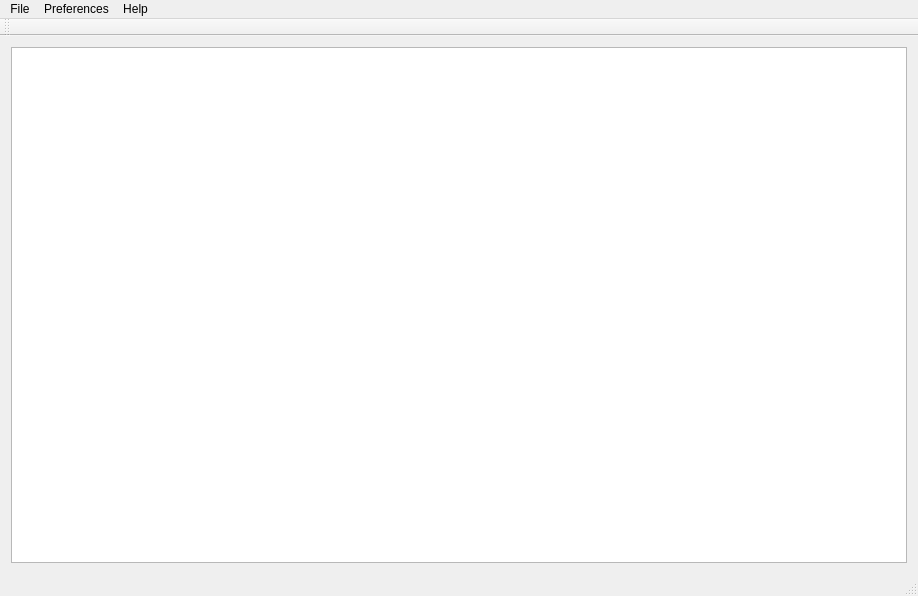
<?xml version="1.0" encoding="UTF-8"?>
<ui version="4.0">
 <class>MainWindow</class>
 <widget class="QMainWindow" name="MainWindow">
  <property name="geometry">
   <rect>
    <x>0</x>
    <y>0</y>
    <width>918</width>
    <height>596</height>
   </rect>
  </property>
  <property name="windowTitle">
   <string>MainWindow</string>
  </property>
  <widget class="QWidget" name="centralWidget">
   <layout class="QHBoxLayout" name="horizontalLayout">
    <item>
     <widget class="QGraphicsView" name="graphicsView"/>
    </item>
   </layout>
  </widget>
  <widget class="QMenuBar" name="menuBar">
   <property name="geometry">
    <rect>
     <x>0</x>
     <y>0</y>
     <width>918</width>
     <height>26</height>
    </rect>
   </property>
   <widget class="QMenu" name="menuFile">
    <property name="title">
     <string>File</string>
    </property>
    <addaction name="actionNew_Schematic"/>
    <addaction name="actionOpen_Schematic"/>
   </widget>
   <widget class="QMenu" name="menuPreferences">
    <property name="title">
     <string>Preferences</string>
    </property>
   </widget>
   <widget class="QMenu" name="menuHelp">
    <property name="title">
     <string>Help</string>
    </property>
   </widget>
   <addaction name="menuFile"/>
   <addaction name="menuPreferences"/>
   <addaction name="menuHelp"/>
  </widget>
  <widget class="QStatusBar" name="statusBar"/>
  <widget class="QToolBar" name="toolBar">
   <property name="windowTitle">
    <string>toolBar</string>
   </property>
   <attribute name="toolBarArea">
    <enum>TopToolBarArea</enum>
   </attribute>
   <attribute name="toolBarBreak">
    <bool>false</bool>
   </attribute>
  </widget>
  <action name="actionNew_Schematic">
   <property name="text">
    <string>New Schematic</string>
   </property>
  </action>
  <action name="actionOpen_Schematic">
   <property name="text">
    <string>Open</string>
   </property>
  </action>
 </widget>
 <layoutdefault spacing="6" margin="11"/>
 <resources/>
 <connections/>
</ui>
